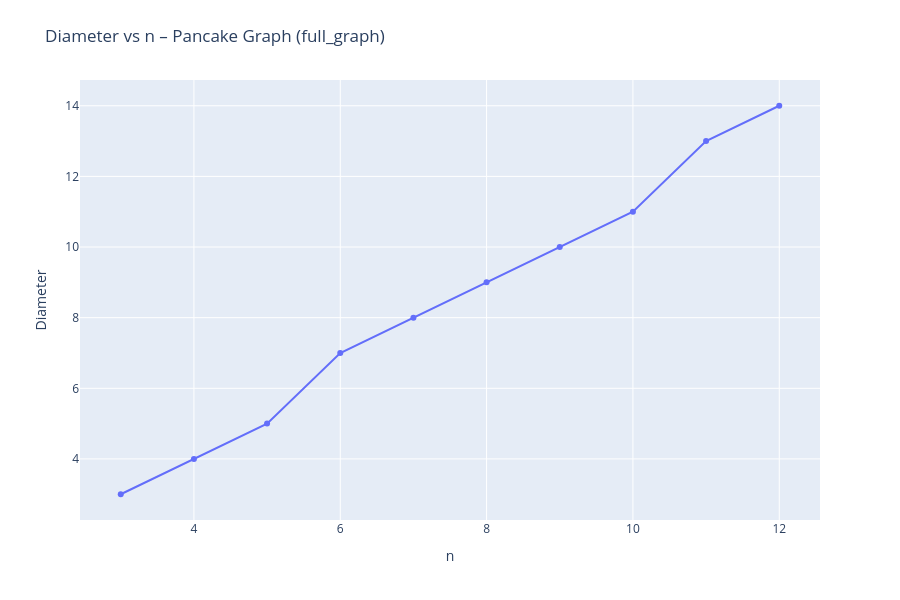
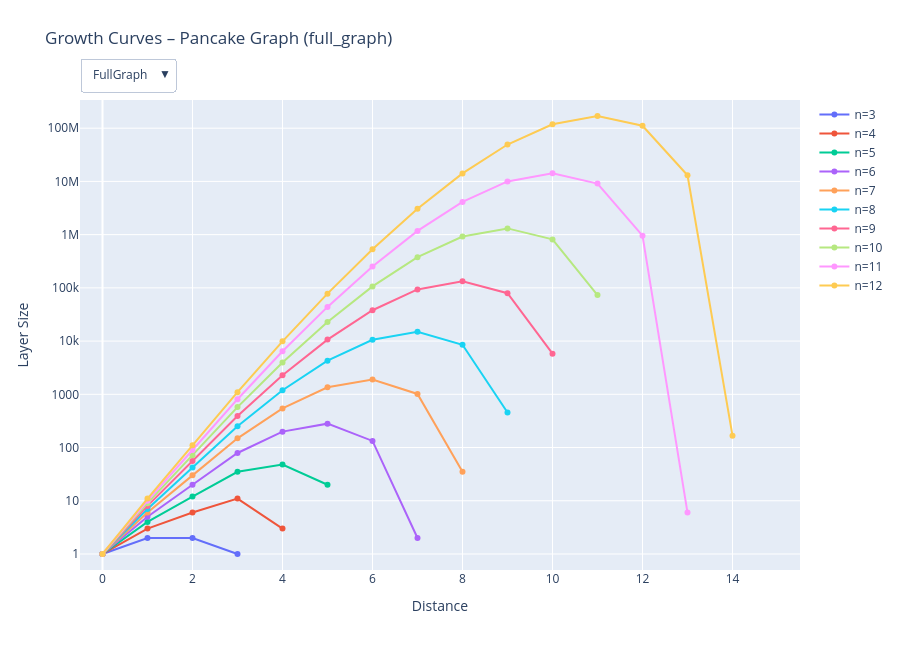
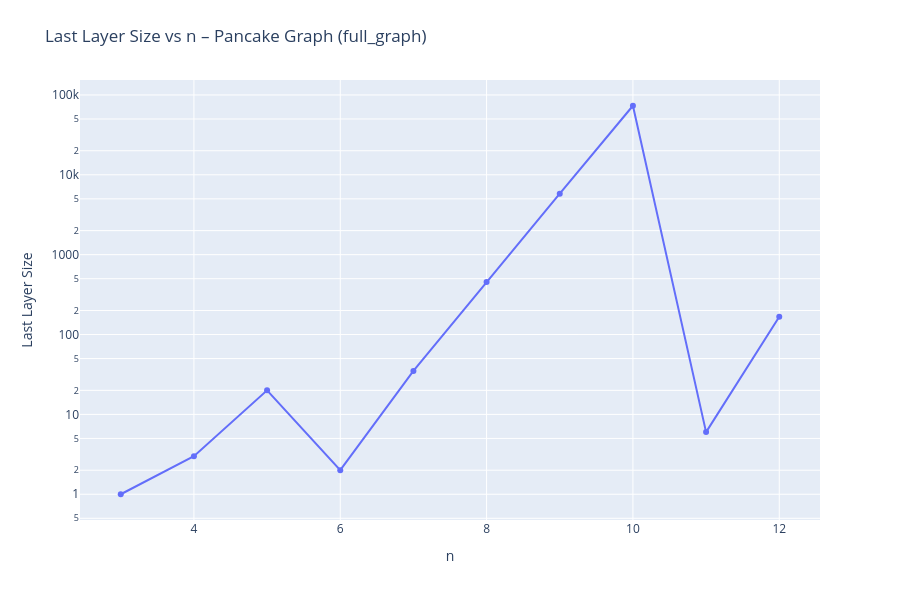
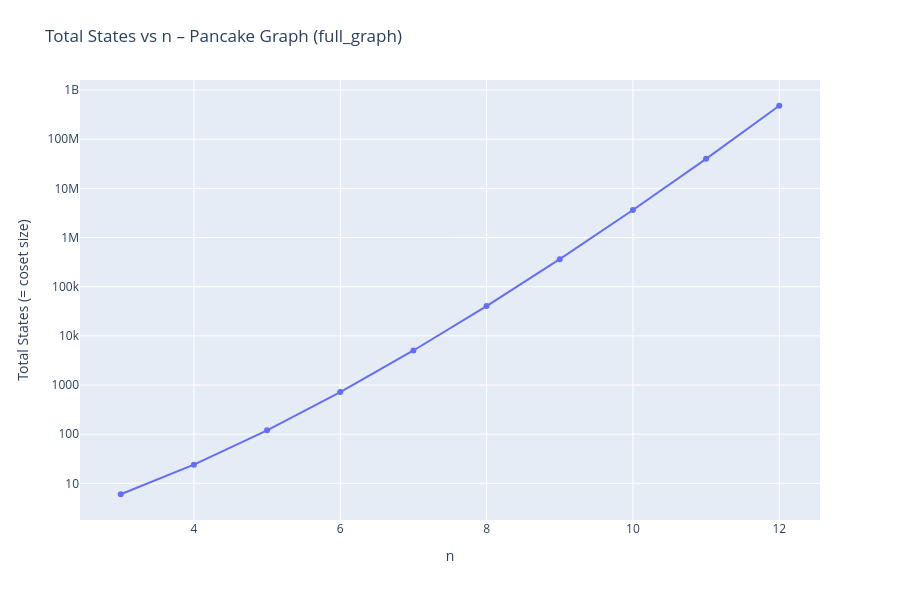

Notebook code for these charts, in order:
### Markdown cell above
---
## Group 1: "full_graph"
Full pancake graph on S_n — no coset restriction.

**Warning**: n! grows very fast. Keep max_n ≤ 12 unless you have a lot of RAM.

### Code cell
%%time
group_name = "full_graph"

# max_n=12 is recommended (12! = 479M states, ~10-20 GB RAM)
results = run_group(group_name, COSET_GROUPS[group_name],
                    min_n=3, max_n=12)
df = save_results(group_name, results, COSET_GROUPS[group_name], append=True)
plot_group_results(group_name, df)
print("\nSample data:")
display(df)

### Figure 1 — Plotly figure (JSON) as saved in the notebook; plotly's stock layout.template omitted (floating-point values rounded to 4 significant figures)
{"data": [{"hovertemplate": "n=%{x}<br>diameter=%{y}<br>coset=FullGraph", "mode": "lines+markers", "name": "FullGraph", "type": "scatter", "x": [3, 4, 5, 6, 7, 8, 9, 10, 11, 12], "y": [3, 4, 5, 7, 8, 9, 10, 11, 13, 14]}], "layout": {"height": 600, "legend": {"x": 1.02, "y": 1}, "margin": {"t": 80}, "title": {"text": "Diameter vs n – Pancake Graph (full_graph)", "y": 0.95}, "xaxis": {"title": {"text": "n"}}, "yaxis": {"title": {"text": "Diameter"}}}}

### Figure 2 — Plotly figure (JSON) as saved in the notebook; plotly's stock layout.template omitted (floating-point values rounded to 4 significant figures)
{"data": [{"hovertemplate": "distance=%{x}<br>layer_size=%{y}<br>n=3", "mode": "lines+markers", "name": "n=3", "type": "scatter", "visible": true, "x": [0, 1, 2, 3], "y": [1, 2, 2, 1]}, {"hovertemplate": "distance=%{x}<br>layer_size=%{y}<br>n=4", "mode": "lines+markers", "name": "n=4", "type": "scatter", "visible": true, "x": [0, 1, 2, 3, 4], "y": [1, 3, 6, 11, 3]}, {"hovertemplate": "distance=%{x}<br>layer_size=%{y}<br>n=5", "mode": "lines+markers", "name": "n=5", "type": "scatter", "visible": true, "x": [0, 1, 2, 3, 4, 5], "y": [1, 4, 12, 35, 48, 20]}, {"hovertemplate": "distance=%{x}<br>layer_size=%{y}<br>n=6", "mode": "lines+markers", "name": "n=6", "type": "scatter", "visible": true, "x": [0, 1, 2, 3, 4, 5, 6, 7], "y": [1, 5, 20, 79, 199, 281, 133, 2]}, {"hovertemplate": "distance=%{x}<br>layer_size=%{y}<br>n=7", "mode": "lines+markers", "name": "n=7", "type": "scatter", "visible": true, "x": [0, 1, 2, 3, 4, 5, 6, 7, 8], "y": [1, 6, 30, 149, 543, 1357, 1903, 1016, 35]}, {"hovertemplate": "distance=%{x}<br>layer_size=%{y}<br>n=8", "mode": "lines+markers", "name": "n=8", "type": "scatter", "visible": true, "x": [0, 1, 2, 3, 4, 5, 6, 7, 8, 9], "y": [1, 7, 42, 251, 1191, 4281, 10561, 15011, 8520, 455]}, {"hovertemplate": "distance=%{x}<br>layer_size=%{y}<br>n=9", "mode": "lines+markers", "name": "n=9", "type": "scatter", "visible": true, "x": [0, 1, 2, 3, 4, 5, 6, 7, 8, 9, 10], "y": [1, 8, 56, 391, 2278, 10666, 38015, 93585, 132697, 79379, 5804]}, {"hovertemplate": "distance=%{x}<br>layer_size=%{y}<br>n=10", "mode": "lines+markers", "name": "n=10", "type": "scatter", "visible": true, "x": [0, 1, 2, 3, 4, 5, 6, 7, 8, 9, 10, 11], "y": [1, 9, 72, 575, 3963, 22825, 106461, 377863, 919365, 1309756, 814678, 73232]}, {"hovertemplate": "distance=%{x}<br>layer_size=%{y}<br>n=11", "mode": "lines+markers", "name": "n=11", "type": "scatter", "visible": true, "x": [0, 1, 2, 3, 4, 5, 6, 7, 8, 9, 10, 11, 12, 13], "y": [1, 10, 90, 809, 6429, 43891, 252737, 1174766, 4126515, 9981073, 14250471, 9123648, 956354, 6]}, {"hovertemplate": "distance=%{x}<br>layer_size=%{y}<br>n=12", "mode": "lines+markers", "name": "n=12", "type": "scatter", "visible": true, "x": [0, 1, 2, 3, 4, 5, 6, 7, 8, 9, 10, 11, 12, 13, 14], "y": [1, 11, 110, 1099, 9883, 77937, 533397, 3064788, 14141929, 49337252, 118420043, 169332213, 111050066, 13032704, 167]}], "layout": {"height": 650, "legend": {"x": 1.02, "y": 1}, "margin": {"t": 100}, "title": {"text": "Growth Curves – Pancake Graph (full_graph)", "y": 0.95}, "updatemenus": [{"buttons": [{"args": [{"visible": [true, true, true, true, true, true, true, true, true, true]}, {"xaxis.range": [-0.5, 15.5], "yaxis.range": [-0.301, 8.53]}], "label": "FullGraph", "method": "update"}], "direction": "down", "showactive": true, "x": 0, "xanchor": "left", "y": 1.02, "yanchor": "bottom"}], "xaxis": {"range": [-0.5, 15.5], "title": {"text": "Distance"}}, "yaxis": {"range": [-0.301, 8.53], "title": {"text": "Layer Size"}, "type": "log"}}}

### Figure 3 — Plotly figure (JSON) as saved in the notebook; plotly's stock layout.template omitted (floating-point values rounded to 4 significant figures)
{"data": [{"hovertemplate": "n=%{x}<br>last_layer=%{y}<br>coset=FullGraph", "mode": "lines+markers", "name": "FullGraph", "type": "scatter", "x": [3, 4, 5, 6, 7, 8, 9, 10, 11, 12], "y": [1, 3, 20, 2, 35, 455, 5804, 73232, 6, 167]}], "layout": {"height": 600, "legend": {"x": 1.02, "y": 1}, "margin": {"t": 80}, "title": {"text": "Last Layer Size vs n – Pancake Graph (full_graph)", "y": 0.95}, "xaxis": {"title": {"text": "n"}}, "yaxis": {"title": {"text": "Last Layer Size"}, "type": "log"}}}

### Figure 4 — Plotly figure (JSON) as saved in the notebook; plotly's stock layout.template omitted (floating-point values rounded to 4 significant figures)
{"data": [{"hovertemplate": "n=%{x}<br>total_states=%{y}<br>coset=FullGraph", "mode": "lines+markers", "name": "FullGraph", "type": "scatter", "x": [3, 4, 5, 6, 7, 8, 9, 10, 11, 12], "y": [6, 24, 120, 720, 5040, 40320, 362880, 3628800, 39916800, 479001600]}], "layout": {"height": 600, "legend": {"x": 1.02, "y": 1}, "margin": {"t": 80}, "title": {"text": "Total States vs n – Pancake Graph (full_graph)", "y": 0.95}, "xaxis": {"title": {"text": "n"}}, "yaxis": {"title": {"text": "Total States (= coset size)"}, "type": "log"}}}
